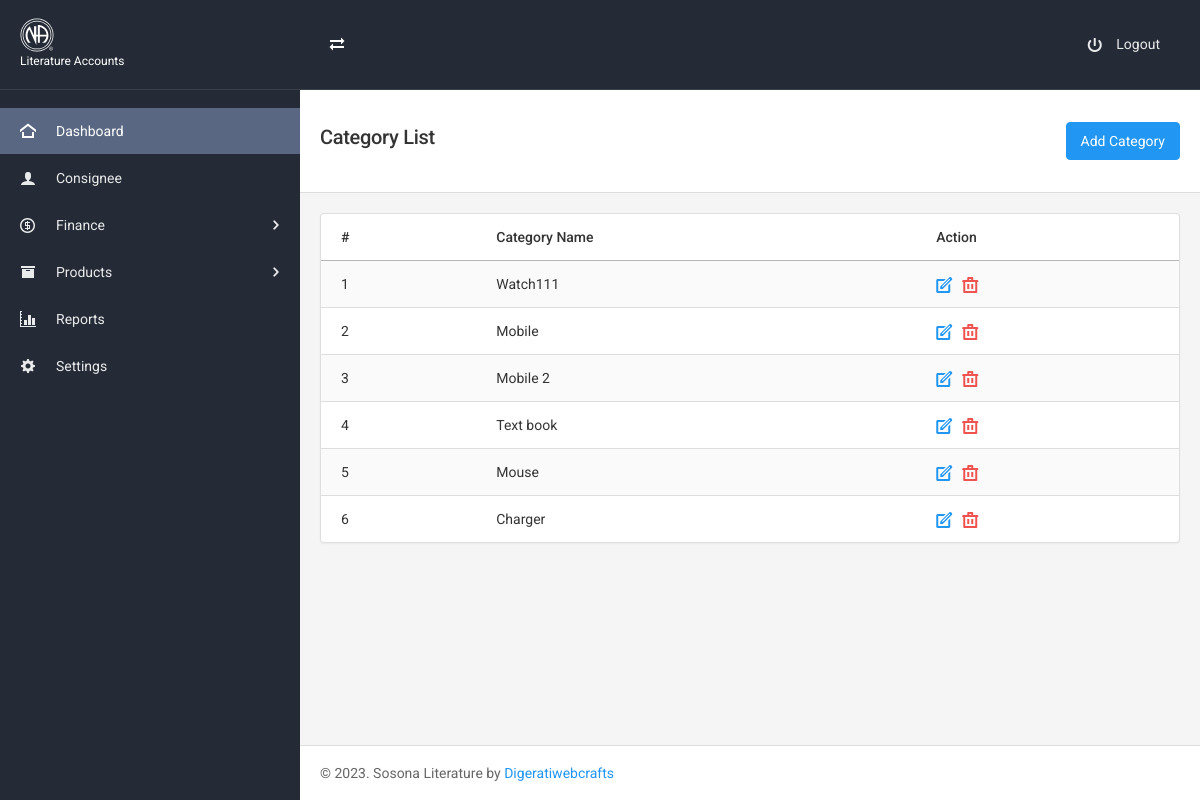
Screenshot of /categories.php (signed in) with the database file from the repository.
### tables this page shows
CREATE TABLE `product_category` (
  `id` int(11) NOT NULL,
  `category_name` varchar(255) NOT NULL
);

### categories.php (the view, shortened to what this page needs)
<?php
include "includes/header.php";
?>
<?php
include "includes/top-navbar.php";
 ?>
<div class="page-content">
    <?php
    include "includes/left-sidebar.php";
     ?>
    <div class="content-wrapper">
        <div class="content-inner">
            <div class="page-header page-header-light">
                <div class="page-header-content header-elements-lg-inline">
                    <div class="page-title d-flex w-100">
                        <h4 class="mr-auto"><span class="font-weight-semibold">Category List</span></h4>
                        <a href="categories-add-edit.php" class="btn btn-primary">Add Category</a>
                    </div>
                </div>
            </div>
            <div class="content">
            <div class="card">
              <div class="table-responsive">
                <table class="table table-striped">
                  <thead>
                    <tr>
                      <th>#</th>
                      <th>Category Name</th>
                      <th>Action</th>
                    </tr>
                  </thead>
                  <tbody>
                    <?php
                      $sel="SELECT * FROM product_category";
                      $counter = 0;
                      $rs=$conn->query($sel);
                      while($row=$rs->fetch_assoc()){
                    ?>
                    <tr>
                      <td><?php echo ++$counter; ?></td>
                      <td><?php echo $row['category_name'];?></td>
                      <td>
                        <div class="list-icons">
                          <a href="categories-add-edit.php?id=<?php echo $row['id'];?>" class="list-icons-item text-primary"><i class="icon-pencil7"></i></a>
                          <a href="#" data-toggle="modal" data-target="#confirmDeletet<?php echo $row['id'] ?>" class="list-icons-item text-danger"><i class="icon-trash"></i></a>
                        </div>
                      </td>
                    </tr>
                    <?php
                    }
                    ?>
                  </tbody>
                </table>
              </div>
            </div>
            </div>
<?php include "includes/footer.php"; ?>

### rows the page displays
product_category: category_name "Watch111"
product_category: category_name "Mobile"
product_category: category_name "Mobile 2"
product_category: category_name "Text book"
product_category: category_name "Mouse"
product_category: category_name "Charger"
